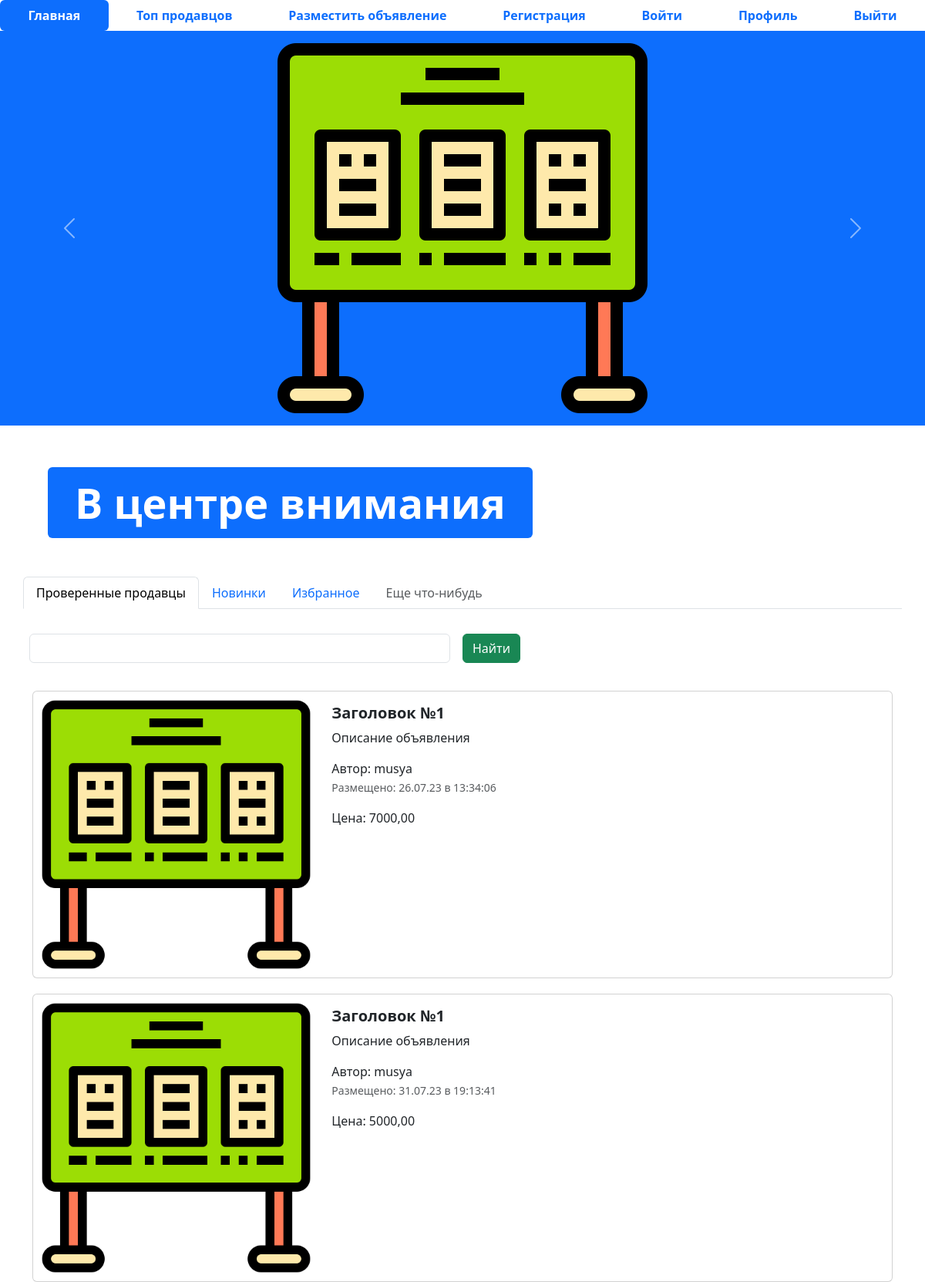
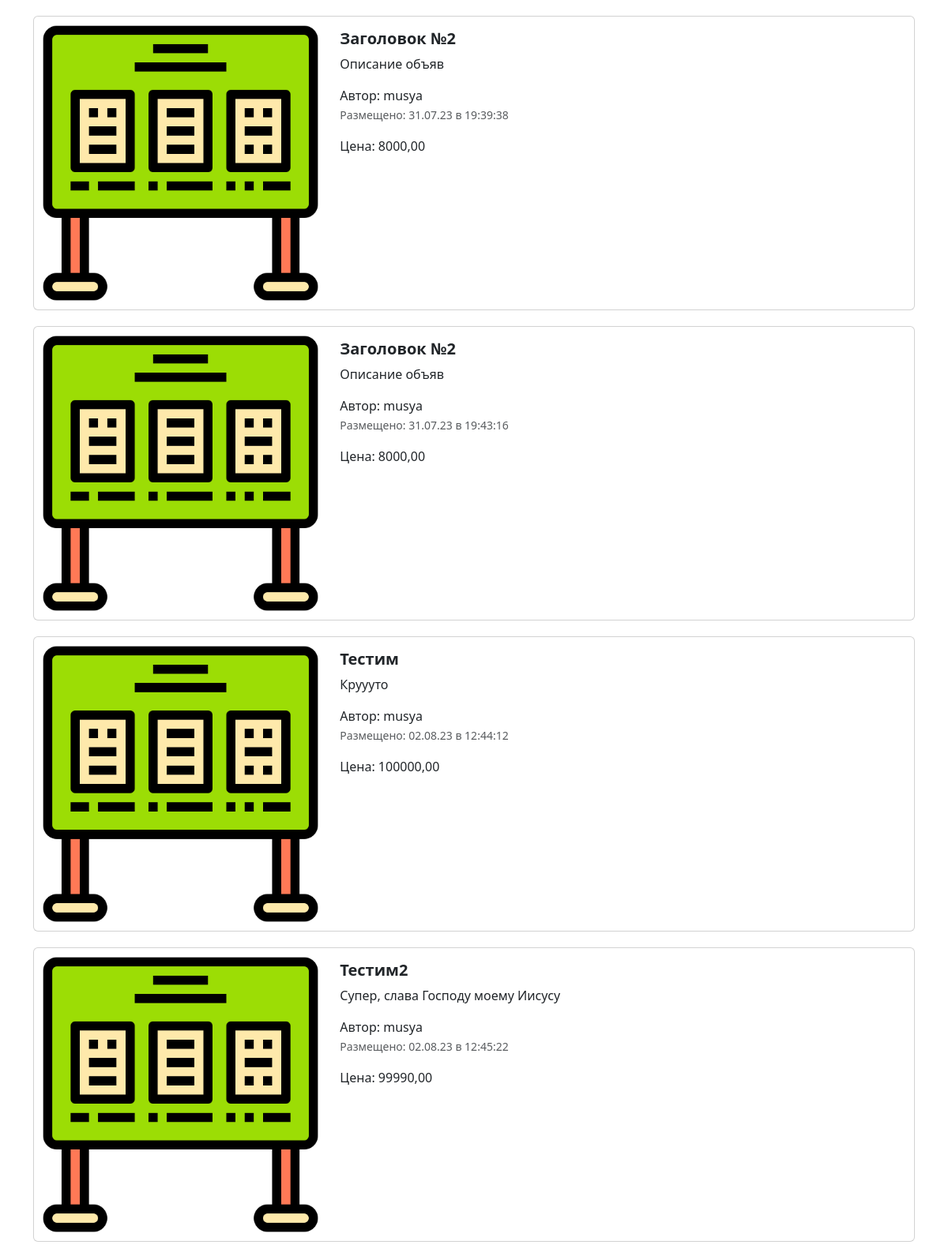
The page / (upper part) on the database its author committed (2 pictures, top to bottom).
### app_advertisment/models.py (models this page shows, shortened)
class Advertisement(models.Model):
    title = models.CharField('НАЗВАНИЕ', max_length=128)
    description = models.TextField('Описание')
    price = models.DecimalField('Цена', max_digits=10, decimal_places=2)
    auction = models.BooleanField('Торг', help_text='отметьте, если торг уместен')
    created_at = models.DateTimeField(auto_now_add=True)
    updated_at = models.DateTimeField(auto_now=True)
    user = models.ForeignKey(User, verbose_name='Пользователь', on_delete=models.CASCADE)
    image = models.ImageField('Изображения', upload_to='advertisements/', null=True, blank=True)
    def get_absolute_url(self):
        return reverse('adv_detail', kwargs={'pk': self.pk})
    @admin.display(description='Дата создания')
    def created_date(self):
        if self.created_at.date()== timezone.now().date():
            created_time = self.created_at.time().strftime('%H:%M:%S')
            return format_html(
                '<span style="color:green; font-weigh:bold;"> Сегодня в {} </span>', created_time
            )
        return self.created_at.strftime('%d.%m.%y в %H:%M:%S')
    class Meta:
        db_table = 'advertisements'

### app_advertisment/views.py (the view)
# urls.py: path('', index, name='main_page'),
def index(request):
    title = request.GET.get('query')
    if title:
        advertisements = Advertisement.objects.filter(title__icontains=title)
    else:
        advertisements = Advertisement.objects.all()
    context = {'advertisements': advertisements,
               'title': title
               }
    return render(request, 'app_advertisement/index.html', context)

### templates/app_advertisement/index.html (shortened to what this page needs)
{% extends 'base.html' %}
{% load static %}
{% block content %}
<ul class="nav nav-pills sticky-top bg-white nav-fill">
  <li class="nav-item">
    <a class="nav-link active" aria-current="page" href="{% url 'main_page' %}">
      <span style="font-weight: bold;">Главная</span>
    </a>
  </li>
  <li class="nav-item">
    <a class="nav-link" href="{% url 'top_sellers' %}"><span style="font-weight: bold;">Топ продавцов</span>
    </a>
  </li>
  <li class="nav-item">
    <a class="nav-link" href="{% url 'adv_post' %}">
      <span style="font-weight: bold;">Разместить объявление</span>
    </a>
  </li>
  <li class="nav-item">
    <a class="nav-link" href="{% url 'register' %}">
      <span style="font-weight: bold;">Регистрация</span>
    </a>
  </li>
  <li class="nav-item">
    <a class="nav-link" href="{% url 'login' %}">
      <span style="font-weight: bold;">Войти</span>
    </a>
  </li>
  <li class="nav-item">
    <a class="nav-link" href="{% url 'profile' %}">
      <span style="font-weight: bold;">Профиль</span>
    </a>
  </li>
  <li class="nav-item">
    <a class="nav-link" href="{% url 'logout' %}">
      <span style="font-weight: bold;">Выйти</span>
    </a>
  </li>
</ul>
<div id="carouselExampleControls" class="carousel slide bg-primary" data-bs-ride="carousel">
  <div class="carousel-inner">
    <div class="carousel-item active">
      <img src="{% static 'img/j.png' %}" class="mx-auto d-block w-33" alt="...">
    </div>
  </div>
  <button class="carousel-control-prev" type="button" data-bs-target="#carouselExampleControls" data-bs-slide="prev">
    <span class="carousel-control-prev-icon" aria-hidden="true"></span>
  </button>
  <button class="carousel-control-next" type="button" data-bs-target="#carouselExampleControls" data-bs-slide="next">
    <span class="carousel-control-next-icon" aria-hidden="true"></span>
  </button>
</div>
<div class="container" style="margin: 50px;">
  <div class="display-2">
    <span class="badge bg-primary">В центре внимания</span>
  </div>
</div>
<div class="container">
  <div class="row">
    <ul class="nav nav-tabs bg-white">
      <li class="nav-item">
        <a class="nav-link active" aria-current="page" href="#">Проверенные продавцы</a>
      </li>
      <li class="nav-item">
        <a class="nav-link" href="#">Новинки</a>
      </li>
      <li class="nav-item">
        <a class="nav-link" href="#">Избранное</a>
      </li>
      <li class="nav-item">
        <a class="nav-link disabled" href="#" tabindex="-1" aria-disabled="true">Еще что-нибудь</a>
      </li>
    </ul>
    <form class="row g-3" method="get">
      <div class="col-auto w-50">
        <input type="text" class="form-control" name="query" value="{% if title %} {{ title }} {% endif %}">
      </div>
      <div class="col-auto">
        <button type="submit" class="btn btn-success mb-3">Найти</button>
      </div>
    </form>
  </div>
  {% for adv in advertisements %}
  <div class="col">
    <div class="card mb-2" style="max-width: 1200px; margin-top: 20px;">
      <div class="row g-0">
        <div class="col-md-4">
          <a href="{{ adv.get_absolute_url }}" class="nav-link">
            <img src="{% if adv.image %} {{ adv.image.url }} {% else %} {% static 'img/j.png' %} {% endif %}" class="img-fluid rounded-start" alt="Card image">
          </a>
        </div>
        <div class="col-md-8">
          <div class="card-body">
            <h5 class="card-title">
              <a href="{{ adv.get_absolute_url }}" class="nav-link"><strong>{{ adv.title }}</strong></a>
            </h5>
            <a href="{{ adv.get_absolute_url }}" class="nav-link">
              <p class="card-text">
                {{ adv.description }}
              </p>
              <span>Автор: {{ adv.user }}</span>
              <p class="card-text"><small class="text-muted">Размещено: {{ adv.created_date }}</small></p>
              <span>Цена: {{ adv.price }} </span>
            </a>
          </div>
        </div>
      </div>
    </div>
  {% endfor %}
{% endblock %}

### templates/base.html (shortened to what this page needs)
{% load static %}
<!DOCTYPE html>
<html lang="en">
<head>
  <link href="{% static 'css/bootstrap.min.css' %}" rel="stylesheet">
  <link rel="stylesheet" href="{% static 'css/fontello.css' %}">
</head>
<body>
  {% block content %}
  {% endblock %}
</body>

### rows shown on the page
Advertisement: title "Заголовок №1", description "Описание объявления", user "musya", created_date "26.07.23 в 13:34:06", price "7000,00"
Advertisement: title "Заголовок №1", description "Описание объявления", user "musya", created_date "31.07.23 в 19:13:41", price "5000,00"
Advertisement: title "Заголовок №2", description "Описание объяв", user "musya", created_date "31.07.23 в 19:39:38", price "8000,00"
Advertisement: title "Заголовок №2", description "Описание объяв", user "musya", created_date "31.07.23 в 19:43:16", price "8000,00"
Advertisement: title "Тестим", description "Круууто", user "musya", created_date "02.08.23 в 12:44:12", price "100000,00"
Advertisement: title "Тестим2", description "Супер, слава Господу моему Иисусу", user "musya", created_date "02.08.23 в 12:45:22", price "99990,00"
